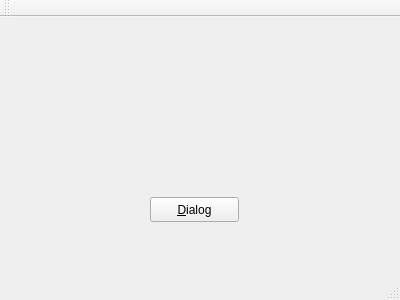
<?xml version="1.0" encoding="UTF-8"?>
<ui version="4.0">
 <class>MainWindow</class>
 <widget class="QMainWindow" name="MainWindow">
  <property name="geometry">
   <rect>
    <x>0</x>
    <y>0</y>
    <width>400</width>
    <height>300</height>
   </rect>
  </property>
  <property name="windowTitle">
   <string>MainWindow</string>
  </property>
  <widget class="QWidget" name="centralWidget">
   <widget class="QPushButton" name="pushButton">
    <property name="geometry">
     <rect>
      <x>150</x>
      <y>180</y>
      <width>89</width>
      <height>25</height>
     </rect>
    </property>
    <property name="text">
     <string>&amp;Dialog</string>
    </property>
   </widget>
  </widget>
  <widget class="QMenuBar" name="menuBar">
   <property name="geometry">
    <rect>
     <x>0</x>
     <y>0</y>
     <width>400</width>
     <height>22</height>
    </rect>
   </property>
  </widget>
  <widget class="QToolBar" name="mainToolBar">
   <attribute name="toolBarArea">
    <enum>TopToolBarArea</enum>
   </attribute>
   <attribute name="toolBarBreak">
    <bool>false</bool>
   </attribute>
  </widget>
  <widget class="QStatusBar" name="statusBar"/>
 </widget>
 <layoutdefault spacing="6" margin="11"/>
 <resources/>
 <connections/>
</ui>
